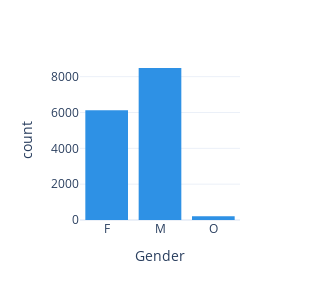

This figure's notebook cell:
### Code cell
# Plot gender distribution 
fig = px.histogram(profile, x='gender', width=300, height=300, 
                   template = 'plotly_white', color_discrete_sequence=px.colors.qualitative.Dark24, 
                  labels={'gender':'Gender', 'count':'Number of Customers'})
fig.show()

### Figure 1 — Plotly figure (JSON) as saved in the notebook; plotly's stock layout.template omitted (floating-point values rounded to 4 significant figures; data arrays with more than 128 entries replaced by an {"elided": "..."} marker saying what was removed)
{"data": [{"alignmentgroup": "True", "bingroup": "x", "hovertemplate": "Gender=%{x}<br>count=%{y}<extra></extra>", "legendgroup": "", "marker": {"color": "#2E91E5", "pattern": {"shape": ""}}, "name": "", "offsetgroup": "", "orientation": "v", "showlegend": false, "type": "histogram", "x": {"elided": "14825 str values"}, "xaxis": "x", "yaxis": "y"}], "layout": {"barmode": "relative", "height": 300, "legend": {"tracegroupgap": 0}, "margin": {"t": 60}, "width": 300, "xaxis": {"anchor": "y", "domain": [0, 1], "title": {"text": "Gender"}}, "yaxis": {"anchor": "x", "domain": [0, 1], "title": {"text": "count"}}}}
